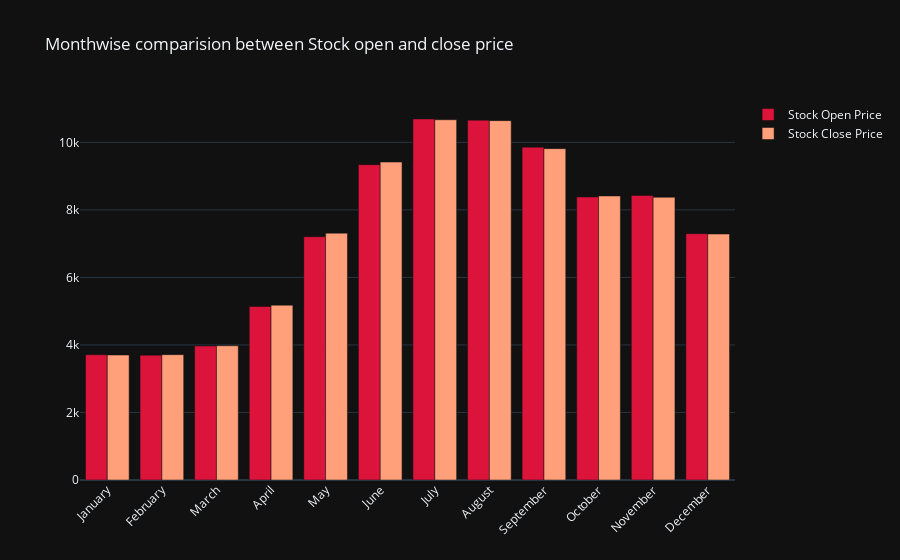

The notebook cell saved with this chart:
### Code cell
fig = go.Figure()

fig.add_trace(go.Bar(
    x=monthvise.index,
    y=monthvise['Open'],
    name='Stock Open Price',
    marker_color='crimson'
))
fig.add_trace(go.Bar(
    x=monthvise.index,
    y=monthvise['Close'],
    name='Stock Close Price',
    marker_color='lightsalmon'
))

fig.update_layout(barmode='group', xaxis_tickangle=-45, 
                  title='Monthwise comparision between Stock open and close price')
fig.show()

### Figure 1 — Plotly figure (JSON) as saved in the notebook; plotly's stock layout.template omitted (floating-point values rounded to 4 significant figures)
{"data": [{"marker": {"color": "crimson"}, "name": "Stock Open Price", "x": ["January", "February", "March", "April", "May", "June", "July", "August", "September", "October", "November", "December"], "y": [3710.0, 3697.0, 3968.0, 5137.0, 7205.0, 9339.0, 10690.0, 10660.0, 9858.0, 8382.0, 8427.0, 7296.0], "type": "bar"}, {"marker": {"color": "lightsalmon"}, "name": "Stock Close Price", "x": ["January", "February", "March", "April", "May", "June", "July", "August", "September", "October", "November", "December"], "y": [3702.0, 3712.0, 3976.0, 5178.0, 7310.0, 9416.0, 10670.0, 10640.0, 9814.0, 8412.0, 8374.0, 7284.0], "type": "bar"}], "layout": {"xaxis": {"tickangle": -45}, "barmode": "group", "title": {"text": "Monthwise comparision between Stock open and close price"}}}
